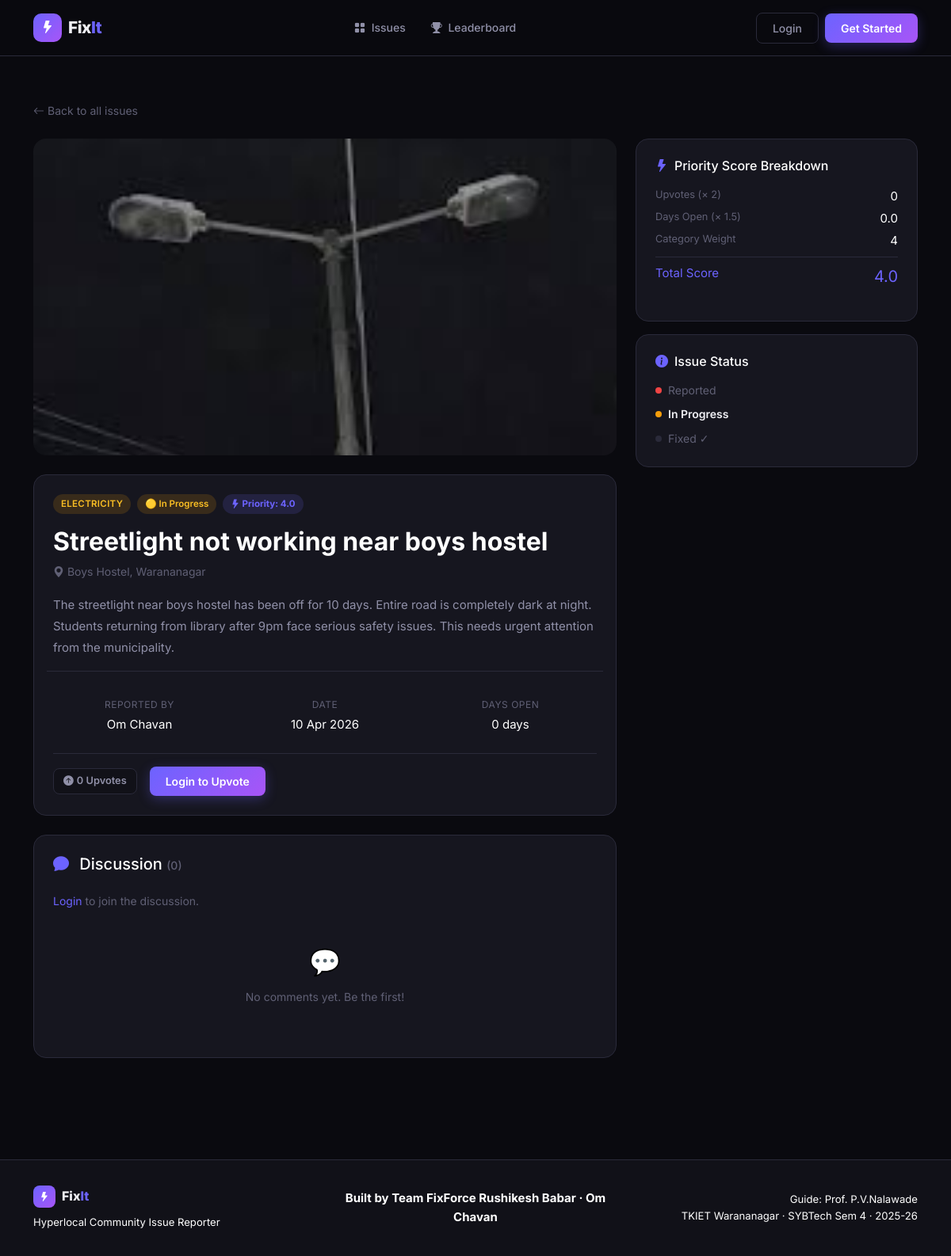
The page /issue/2 on the database its author committed.
### app.py (models this page shows, shortened)
class Issue(db.Model):
    __tablename__ = 'issues'
    id             = db.Column(db.Integer, primary_key=True)
    title          = db.Column(db.String(150), nullable=False)
    description    = db.Column(db.Text, nullable=False)
    category       = db.Column(db.String(50), nullable=False)
    location       = db.Column(db.String(200), nullable=False)
    photo          = db.Column(db.String(200), default=None)
    status         = db.Column(db.String(30), default='reported')
    upvotes        = db.Column(db.Integer, default=0)
    priority_score = db.Column(db.Float, default=0.0)
    user_id        = db.Column(db.Integer, db.ForeignKey('users.id'), nullable=False)
    created_at     = db.Column(db.DateTime, default=datetime.utcnow)
    updated_at     = db.Column(db.DateTime, default=datetime.utcnow)
    votes    = db.relationship('Vote', backref='issue', lazy=True, cascade='all, delete-orphan')
    comments = db.relationship('Comment', backref='issue', lazy=True, cascade='all, delete-orphan')
    def days_open(self):
        today      = datetime.utcnow()
        difference = today - self.created_at
        return difference.days

class User(UserMixin, db.Model):
    __tablename__ = 'users'
    id            = db.Column(db.Integer, primary_key=True)
    name          = db.Column(db.String(100), nullable=False)
    email         = db.Column(db.String(120), unique=True, nullable=False)
    password_hash = db.Column(db.String(256), nullable=False)
    role          = db.Column(db.String(20), default='citizen')
    bio           = db.Column(db.String(200), default='')
    created_at    = db.Column(db.DateTime, default=datetime.utcnow)
    issues   = db.relationship('Issue', backref='author', lazy=True, foreign_keys='Issue.user_id')
    comments = db.relationship('Comment', backref='author', lazy=True)

### app.py (the view, shortened to what this page needs)
@app.route('/issue/<int:issue_id>', methods=['GET', 'POST'])
def view_issue(issue_id):
    issue = Issue.query.get_or_404(issue_id)
    has_voted = False
    if current_user.is_authenticated:
        existing_vote = Vote.query.filter_by(user_id=current_user.id, issue_id=issue_id).first()
        if existing_vote is not None:
            has_voted = True
    score    = calculate_priority_score(issue)
    comments = Comment.query.filter_by(issue_id=issue_id).order_by(Comment.created_at.desc()).all()
    return render_template('issue_detail.html', issue=issue, has_voted=has_voted, score=score, comments=comments)

### app.py (called while the page is built)
def calculate_priority_score(issue):
    upvotes_score = issue.upvotes * 2
    today        = datetime.utcnow()
    difference   = today - issue.created_at
    days_open    = difference.days
    days_score   = days_open * 1.5
    if issue.category == 'Water':
        weight = 5
    elif issue.category == 'Electricity':
        weight = 4
    elif issue.category == 'Road':
        weight = 3
    elif issue.category == 'Garbage':
        weight = 2
    else:
        weight = 1
    score = upvotes_score + days_score + weight
    score = round(score, 1)
    return score

### templates/issue_detail.html (shortened to what this page needs)
{% extends "base.html" %}
{% block content %}
<div class="container py-5">
    <a href="{{ url_for('index') }}" style="color:var(--text-muted); font-size:0.875rem;" class="d-inline-flex align-items-center gap-1 mb-4">
        <i class="bi bi-arrow-left"></i> Back to all issues
    </a>
    <div class="row g-4">
        <div class="col-lg-8">
            {% if issue.photo %}
            <img src="{{ url_for('static', filename='uploads/' + issue.photo) }}" class="detail-hero" alt="Issue photo">
            {% endif %}
            <div class="dark-card">
                <div class="d-flex flex-wrap gap-2 mb-3">
                    <span class="badge-category badge-{{ issue.category.lower() }}">{{ issue.category }}</span>
                    <span class="badge-status badge-{{ issue.status }}">
                        {% if issue.status == 'reported' %}🔴 Reported
                        {% elif issue.status == 'in_progress' %}🟡 In Progress
                        {% else %}🟢 Fixed{% endif %}
                    </span>
                    <span class="score-badge"><i class="bi bi-lightning-fill"></i> Priority: {{ score }}</span>
                </div>
                <h2 class="text-white fw-bold mb-2">{{ issue.title }}</h2>
                <p style="color:var(--text-muted); font-size:0.875rem; margin-bottom:16px;">
                    <i class="bi bi-geo-alt-fill"></i> {{ issue.location }}
                </p>
                <p style="color:var(--text-secondary); line-height:1.8;">{{ issue.description }}</p>
                <div class="row g-3 mt-3 pt-3" style="border-top:1px solid var(--border);">
                    <div class="col-4 text-center">
                        <div style="color:var(--text-muted); font-size:0.75rem; text-transform:uppercase; letter-spacing:0.5px;">Reported By</div>
                        <div class="fw-600 text-white mt-1">{{ issue.author.name }}</div>
                    </div>
                    <div class="col-4 text-center">
                        <div style="color:var(--text-muted); font-size:0.75rem; text-transform:uppercase; letter-spacing:0.5px;">Date</div>
                        <div class="fw-600 text-white mt-1">{{ issue.created_at.strftime('%d %b %Y') }}</div>
                    </div>
                    <div class="col-4 text-center">
                        <div style="color:var(--text-muted); font-size:0.75rem; text-transform:uppercase; letter-spacing:0.5px;">Days Open</div>
                        <div class="fw-600 text-white mt-1">{{ issue.days_open() }} days</div>
                    </div>
                </div>
                <div class="d-flex gap-3 align-items-center mt-4 pt-3" style="border-top:1px solid var(--border);">
                    {% if current_user.is_authenticated %}
                        <form method="POST" action="{{ url_for('upvote', issue_id=issue.id) }}">
                            <button type="submit" class="upvote-btn {% if has_voted %}voted{% endif %}" style="padding:8px 20px; font-size:0.9rem;">
                                <i class="bi bi-arrow-up-circle-fill"></i>
                                {{ issue.upvotes }} Upvote{% if issue.upvotes != 1 %}s{% endif %}
                            </button>
                        </form>
                        {% if issue.user_id == current_user.id or current_user.role == 'admin' %}
                        <form method="POST" action="{{ url_for('delete_issue', issue_id=issue.id) }}"
                              onsubmit="return confirm('Delete this issue?')">
                            <button type="submit" class="btn btn-danger-soft">
                                <i class="bi bi-trash-fill me-1"></i>Delete
                            </button>
                        </form>
                        {% endif %}
                    {% else %}
                        <span class="upvote-btn">
                            <i class="bi bi-arrow-up-circle-fill"></i> {{ issue.upvotes }} Upvotes
                        </span>
                        <a href="{{ url_for('login') }}" class="btn btn-accent btn-sm">Login to Upvote</a>
                    {% endif %}
                </div>
            </div>
            <div class="dark-card mt-4">
                <h5 class="text-white mb-4">
                    <i class="bi bi-chat-fill text-accent me-2"></i>
                    Discussion <span style="color:var(--text-muted); font-size:0.875rem;">({{ comments|length }})</span>
                </h5>
                {% if current_user.is_authenticated %}
                <form method="POST" action="{{ url_for('view_issue', issue_id=issue.id) }}" class="mb-4">
                    <div class="d-flex gap-2">
                        <div class="avatar-sm flex-shrink-0">{{ current_user.name[0].upper() }}</div>
                        <div class="flex-grow-1">
                            <textarea name="content" class="filter-input w-100" rows="2"
                                      placeholder="Add a comment..." style="resize:none; padding:10px;"></textarea>
                            <button type="submit" class="btn btn-accent btn-sm mt-2">
                                <i class="bi bi-send-fill me-1"></i>Post Comment
                            </button>
                        </div>
                    </div>
                </form>
                {% else %}
                <p style="color:var(--text-muted); font-size:0.875rem;">
                    <a href="{{ url_for('login') }}" class="text-accent">Login</a> to join the discussion.
                </p>
                {% endif %}
                {% if comments %}
                    {% for comment in comments %}
                    <div class="comment-item">
                        <div class="d-flex align-items-center gap-2">
                            <div class="avatar-sm" style="width:28px; height:28px; font-size:0.7rem;">
                                {{ comment.author.name[0].upper() }}
                            </div>
                            <span class="comment-author">{{ comment.author.name }}</span>
                            <span class="comment-time">{{ comment.created_at.strftime('%d %b %Y') }}</span>
                        </div>
                        <p class="comment-text mb-0">{{ comment.content }}</p>
                    </div>
                    {% endfor %}
                {% else %}
                <div class="empty-state py-4">
                    <div style="font-size:2rem; color:var(--text-muted);">💬</div>
                    <p class="empty-text mt-2">No comments yet. Be the first!</p>
                </div>
                {% endif %}
            </div>
        </div>
        <div class="col-lg-4">
            <div class="dark-card">
                <h6 class="text-white mb-3"><i class="bi bi-lightning-fill text-accent me-2"></i>Priority Score Breakdown</h6>
                <div class="mb-3">
                    <div class="d-flex justify-content-between mb-1">
                        <span style="color:var(--text-muted); font-size:0.8rem;">Upvotes (× 2)</span>
                        <span class="text-white fw-600">{{ issue.upvotes * 2 }}</span>
                    </div>
                    <div class="d-flex justify-content-between mb-1">
                        <span style="color:var(--text-muted); font-size:0.8rem;">Days Open (× 1.5)</span>
                        <span class="text-white fw-600">{{ (issue.days_open() * 1.5) | round(1) }}</span>
                    </div>
                    <div class="d-flex justify-content-between mb-2">
                        <span style="color:var(--text-muted); font-size:0.8rem;">Category Weight</span>
                        <span class="text-white fw-600">
                            {% if issue.category == 'Water' %}5
                            {% elif issue.category == 'Electricity' %}4
                            {% elif issue.category == 'Road' %}3
                            {% elif issue.category == 'Garbage' %}2
                            {% else %}1{% endif %}
                        </span>
                    </div>
                    <div class="d-flex justify-content-between pt-2" style="border-top:1px solid var(--border);">
                        <span class="text-accent fw-600">Total Score</span>
                        <span class="text-accent fw-700 fs-5">{{ score }}</span>
                    </div>
                </div>
            </div>
            <div class="dark-card mt-3">
                <h6 class="text-white mb-3"><i class="bi bi-info-circle-fill text-accent me-2"></i>Issue Status</h6>
                <div class="d-flex flex-column gap-2">
                    <div class="d-flex align-items-center gap-2 {% if issue.status in ['reported', 'in_progress', 'fixed'] %}opacity-100{% else %}opacity-50{% endif %}">
                        <div style="width:8px; height:8px; border-radius:50%; background:var(--danger);"></div>
                        <span style="font-size:0.875rem; {% if issue.status == 'reported' %}color:var(--text-primary); font-weight:600;{% else %}color:var(--text-muted);{% endif %}">Reported</span>
                    </div>
                    <div class="d-flex align-items-center gap-2">
                        <div style="width:8px; height:8px; border-radius:50%; background:{% if issue.status in ['in_progress', 'fixed'] %}var(--warning){% else %}var(--border){% endif %};"></div>
                        <span style="font-size:0.875rem; {% if issue.status == 'in_progress' %}color:var(--text-primary); font-weight:600;{% else %}color:var(--text-muted);{% endif %}">In Progress</span>
                    </div>
                    <div class="d-flex align-items-center gap-2">
                        <div style="width:8px; height:8px; border-radius:50%; background:{% if issue.status == 'fixed' %}var(--success){% else %}var(--border){% endif %};"></div>
                        <span style="font-size:0.875rem; {% if issue.status == 'fixed' %}color:var(--text-primary); font-weight:600;{% else %}color:var(--text-muted);{% endif %}">Fixed ✓</span>
                    </div>
                </div>
            </div>
        </div>
    </div>
</div>
{% endblock %}

### static/css/style.css (style rules this page uses)
:root { --bg-primary: #0a0a0f; --bg-secondary: #111118; --bg-card: #16161f; --bg-card-hover: #1c1c28; --border: #2a2a3a; --border-light: #333345; --accent: #6c63ff; --accent-hover: #5a52e0; --accent-glow: rgba(108, 99, 255, 0.3); --text-primary: #f0f0f5; --text-secondary:#9090a8; --text-muted: #606075; --success: #22c55e; --warning: #f59e0b; --danger: #ef4444; --info: #3b82f6; --radius: 12px; --radius-lg: 16px; --radius-sm: 8px; --shadow: 0 4px 24px rgba(0,0,0,0.4); --shadow-lg: 0 8px 40px rgba(0,0,0,0.6); --transition: all 0.25s ease; }
* { box-sizing: border-box; margin: 0; padding: 0; }
body { background-color: var(--bg-primary); color: var(--text-primary); font-family: 'Inter', sans-serif; font-size: 15px; line-height: 1.6; min-height: 100vh; }
a { color: var(--accent); text-decoration: none; transition: var(--transition); }
.text-accent { color: var(--accent) !important; }
.btn-accent { background: linear-gradient(135deg, var(--accent), #a855f7); color: white !important; border: none; padding: 8px 20px; border-radius: var(--radius-sm); font-weight: 600; font-size: 0.875rem; transition: var(--transition); box-shadow: 0 4px 15px var(--accent-glow); }
.badge-category { padding: 3px 10px; border-radius: 999px; font-size: 0.72rem; font-weight: 600; text-transform: uppercase; letter-spacing: 0.3px; }
.badge-electricity { background: rgba(245,158,11,0.15); color: #fbbf24; }
.badge-status { padding: 3px 10px; border-radius: 999px; font-size: 0.72rem; font-weight: 600; }
.badge-in_progress { background: rgba(245,158,11,0.15); color: #fbbf24; }
.score-badge { background: rgba(108,99,255,0.15); color: var(--accent); padding: 3px 10px; border-radius: 999px; font-size: 0.72rem; font-weight: 700; }
.upvote-btn { background: var(--bg-secondary); border: 1px solid var(--border); color: var(--text-secondary); padding: 5px 12px; border-radius: var(--radius-sm); font-size: 0.8rem; font-weight: 600; cursor: pointer; transition: var(--transition); display: flex; align-items: center; gap: 4px; }
.dark-card { background: var(--bg-card); border: 1px solid var(--border); border-radius: var(--radius-lg); padding: 24px; }
.empty-state { text-align: center; padding: 60px 20px; }
.empty-text { color: var(--text-muted); font-size: 0.875rem; }
.detail-hero { width: 100%; max-height: 400px; object-fit: cover; border-radius: var(--radius-lg); margin-bottom: 24px; }

### rows shown on the page
Issue: photo (picture), category "ELECTRICITY", title "Streetlight not working near boys hostel", location "Boys Hostel, Warananagar", description "The streetlight near boys hostel has been off for 10 days. Entire road is completely dark at night. Students returning from library after 9pm face serious safety issues. This needs urgent attention from the municipality.", created_at "10 Apr 2026", days_open "0", upvotes "0", issue.upvotes*2 "0", (issue.days_open()*1.5)|round(1) "0.0"
User: author.name "Om Chavan"

### other values the page prints
{{ score }} "4.0"
{{ comments|length }} "0"
